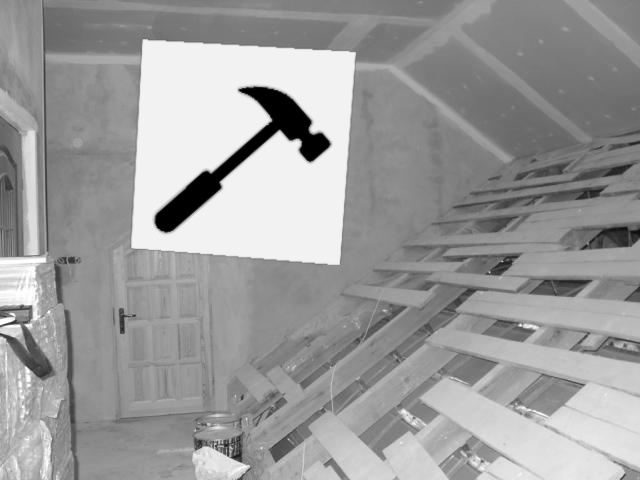
#> input picture Raspberry_Pi/pictograms/training/hammer/0004_0129_0038_0227_0227.jpg, 640 x 480 px, given in place of the camera
$ python test_edgeDetection_ocvpt.py
#> lines starting #> are read from the running program, lines starting #| are printed output that depends on the picture; after the words box and inside, x2 and y2 are one past the last pixel; in counts of white or black regions, pixels touching at a corner belong together
import cv2
import numpy as np
import matplotlib as mpl
from matplotlib import pyplot as plt
from skimage.transform import hough_line, hough_line_peaks

cap  = cv2.VideoCapture(0)
while True:
    ret, image = cap.read()
#> image is the input picture: shape (480, 640, 3); min 0, max 255, mean 155.4
    colored = cv2.cvtColor(image, cv2.COLOR_BGR2RGB)
    blurred = cv2.GaussianBlur(colored, (5,5),0)
    flipped = cv2.flip(blurred, flipCode = -1)
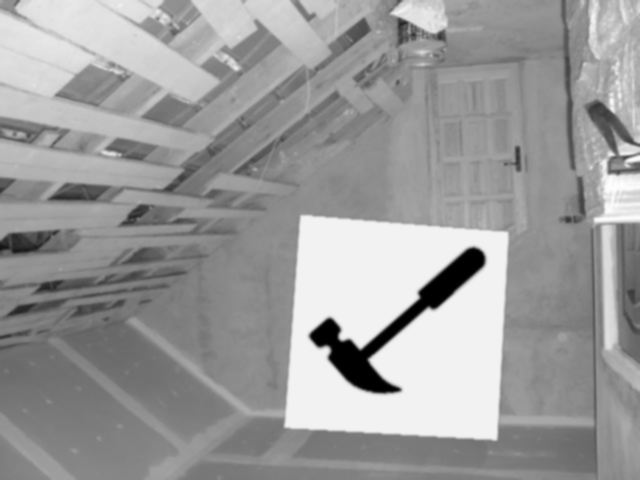
#> flipped: shape (480, 640, 3); min 0, max 254, mean 155.4
    cv2.imshow("Video", flipped)
    edges = cv2.Canny(flipped,30,100)
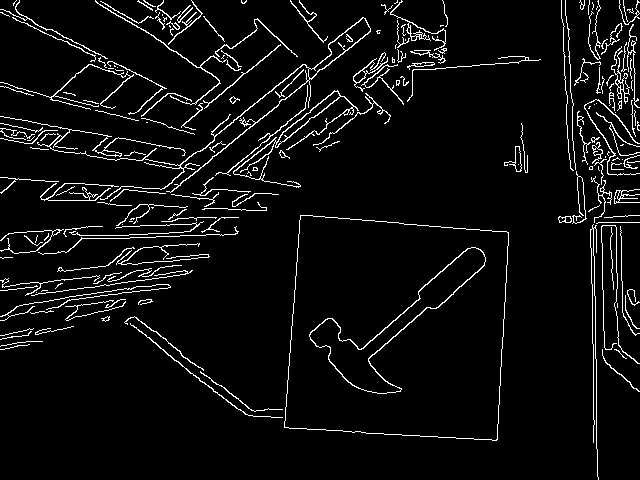
#> edges: shape (480, 640); 5.4% white in thin lines or dots
    hspace, theta, distances = hough_line(edges)
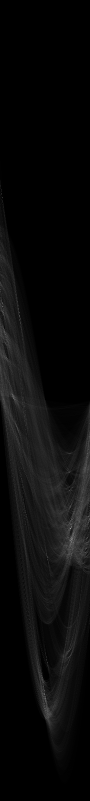
#> hspace: shape (1601, 180) uint64 (shown at 1/2 size); min 0, max 246, mean 10.5
#> theta = 180 values from -1.57 to 1.55; distances = 1601 values from -800 to 800
    accum, angles, dist_peaks = hough_line_peaks(hspace, theta, distances, threshold=100)
#> accum = 29 values, max 246 at index 0, min 101 at index 28, mean 138.5; angles = 29 values, max 1.55 at index 19, min -1.52 at index 16, mean 0.171; dist_peaks = 29 values, max 616 at index 23, min -413 at index 16, mean 200
    mpl.rcParams['figure.dpi']=200
    cv2.imshow("Edges", edges)
    cv2.imshow("",flipped)
    lines = cv2.HoughLines(edges,1,np.pi/180,200)
#> lines = [[256, 0.89], [-589, 3.12], [187, 1.66]]
    for rho,theta in lines[0]:
        a = np.cos(theta)
        b = np.sin(theta)
        x0 = a*rho
        y0 = b*rho
        x1 = int(x0 + 1000*(-b))
        y1 = int(y0 + 1000*(a))
        x2 = int(x0 - 1000*(-b))
        y2 = int(y0 - 1000*(a))

#> (the run stopped early here; a loop or call above may not have finished)

$ run again, on Raspberry_Pi/pictograms/training/hammer/0089_0322_0167_0169_0169.jpg
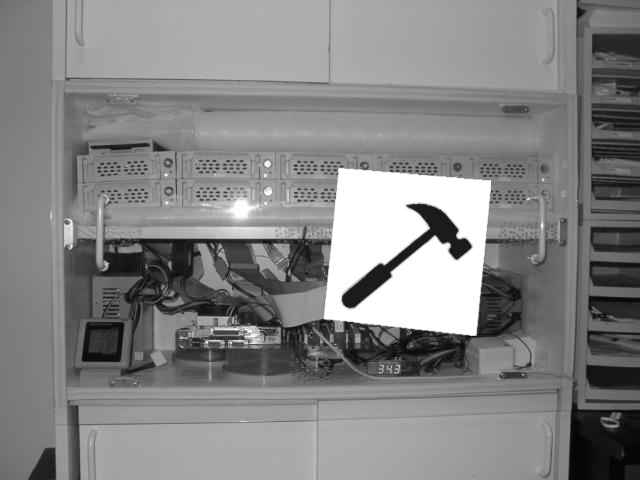
#> input picture Raspberry_Pi/pictograms/training/hammer/0089_0322_0167_0169_0169.jpg, 640 x 480 px, given in place of the camera
#> image is the input picture: shape (480, 640, 3); min 0, max 255, mean 131.7
#> `edges = cv2.Canny(flipped,30,100)`:
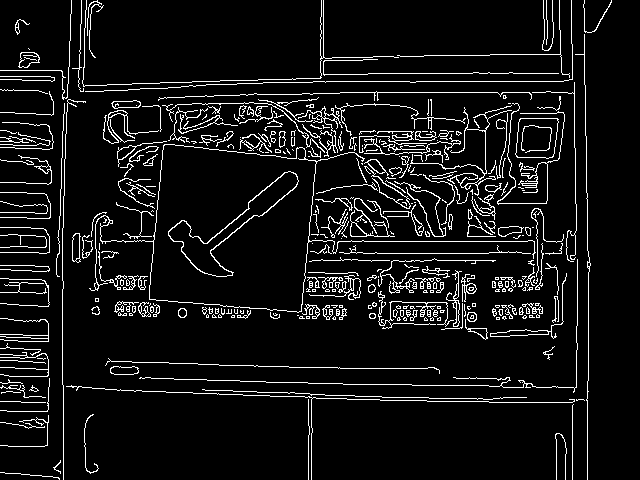
#> edges: shape (480, 640); 7.7% white in thin lines or dots
#> `hspace, theta, distances = hough_line(edges)`:
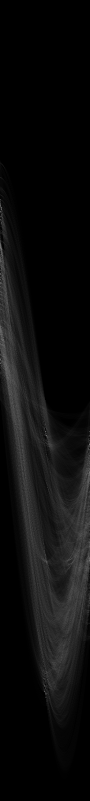
#> hspace: shape (1601, 180) uint64 (shown at 1/2 size); min 0, max 287, mean 14.7; drawn with min black and max white
#> `hspace, theta, distances = hough_line(edges)`: theta = 180 values from -1.57 to 1.55; distances = 1601 values from -800 to 800
#> accum = 47 values, max 287 at index 0, min 101 at index 46, mean 142.9; angles = 47 values, max 1.55 at index 5, min -1.57 at index 0, mean -0.267; dist_peaks = 47 values, max 583 at index 2, min -377 at index 3, mean 90.83
#> lines = [[241, 1.57], [81, 1.57], [-583, 3.12], [377, 1.59], [386, 1.61], [92, 1.57], [63, 1.55], [88, 1.54]]

$ run again, on Raspberry_Pi/pictograms/training/hammer/0099_0171_0249_0115_0115.jpg
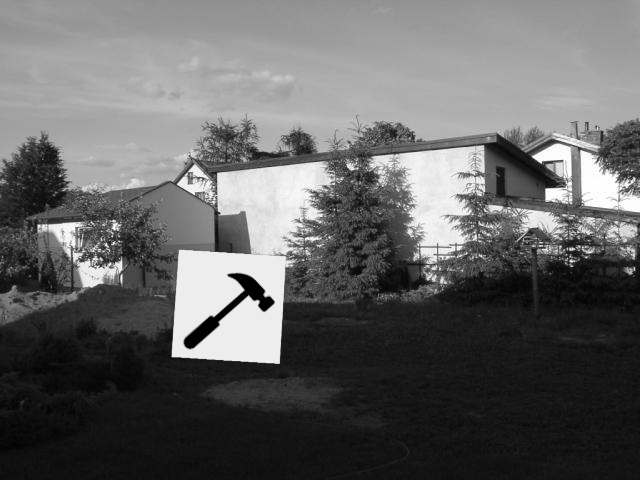
#> input picture Raspberry_Pi/pictograms/training/hammer/0099_0171_0249_0115_0115.jpg, 640 x 480 px, given in place of the camera
#> image is the input picture: shape (480, 640, 3); min 0, max 255, mean 100
#> `edges = cv2.Canny(flipped,30,100)`:
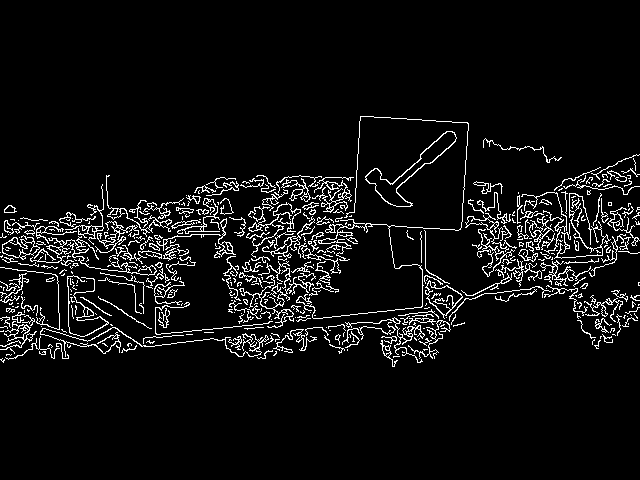
#> edges: shape (480, 640); 6.2% white in thin lines or dots, all inside (x1, y1, x2, y2) = (0, 116, 640, 367)
#> `hspace, theta, distances = hough_line(edges)`:
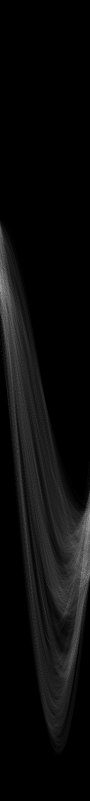
#> hspace: shape (1601, 180) uint64 (shown at 1/2 size); min 0, max 257, mean 11.9; drawn with min black and max white
#> `hspace, theta, distances = hough_line(edges)`: theta = 180 values from -1.57 to 1.55; distances = 1601 values from -800 to 800
#> accum = 22 values, max 257 at index 0, min 101 at index 21, mean 135; angles = 22 values, max 1.55 at index 18, min -1.57 at index 1, mean 0.724; dist_peaks = 22 values, max 537 at index 12, min -337 at index 10, mean 267.8
#> lines = [[349, 1.47]]

$ run again, on Raspberry_Pi/pictograms/training/hammer/0134_0323_0119_0160_0160.jpg
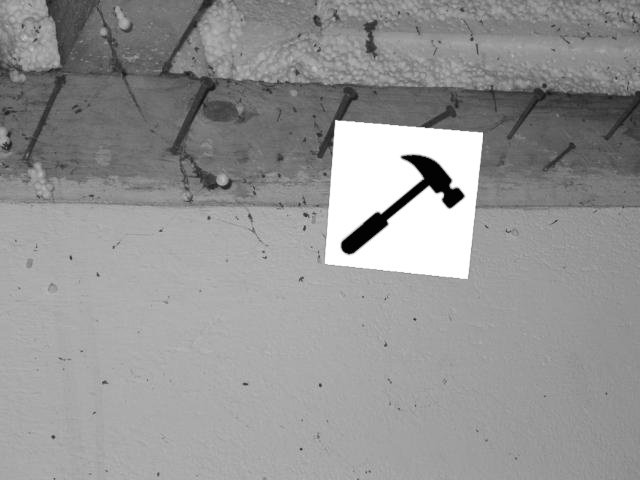
#> input picture Raspberry_Pi/pictograms/training/hammer/0134_0323_0119_0160_0160.jpg, 640 x 480 px, given in place of the camera
#> image is the input picture: shape (480, 640, 3); min 0, max 255, mean 148.2
#> `edges = cv2.Canny(flipped,30,100)`:
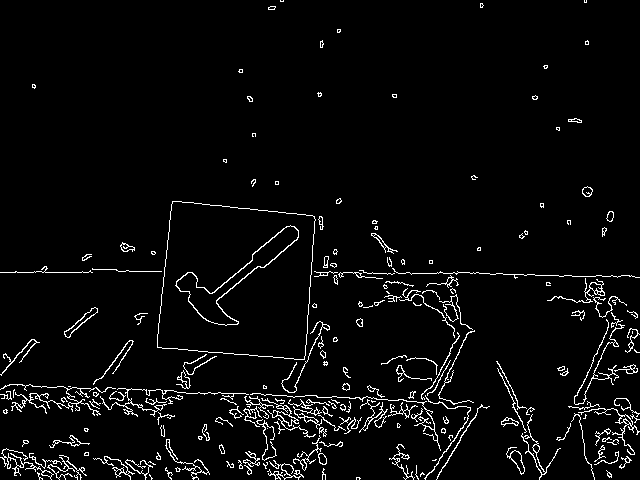
#> edges: shape (480, 640); 4% white in thin lines or dots
#> `hspace, theta, distances = hough_line(edges)`:
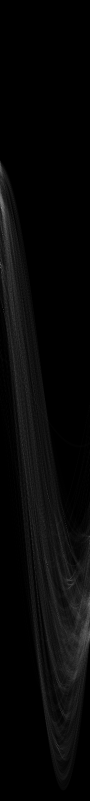
#> hspace: shape (1601, 180) uint64 (shown at 1/2 size); min 0, max 199, mean 7.6
#> theta = 180 values from -1.57 to 1.55; distances = 1601 values from -800 to 800
#> accum = [199, 162, 142, 139, 125, 120, 108, 102, 101]; angles = [-1.54, -1.57, -1.55, 0.0698, -1.48, 1.52, 1.54, 1.43, -1.4]; dist_peaks = [-385, -272, -398, 329, -332, 478, 468, 450, -352]
#> lines = None
